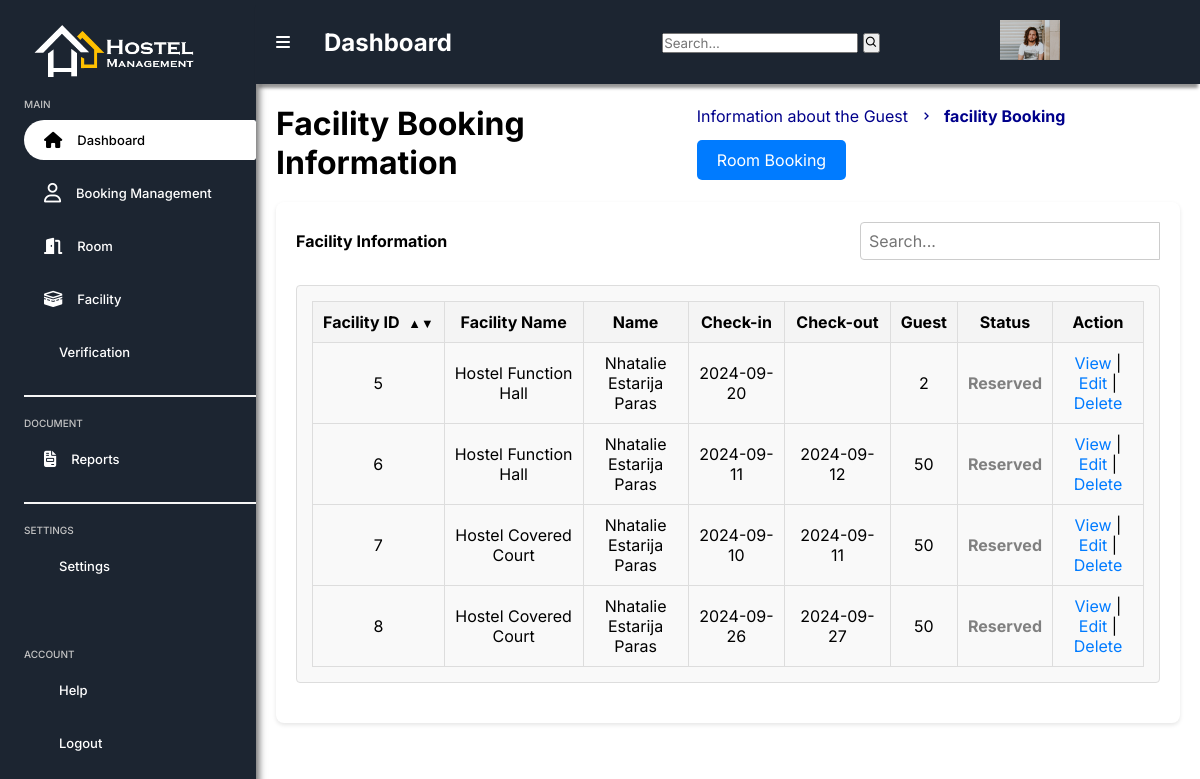
The app's page /facilitybooking.php with its own data.
### tables this page shows
CREATE TABLE `facility_reservation` (
  `facility_id` int(100) NOT NULL,
  `fullname` varchar(100) NOT NULL,
  `email` varchar(100) NOT NULL,
  `address` text NOT NULL,
  `phonenumber` text NOT NULL,
  `guest_category` text NOT NULL,
  `event` varchar(100) NOT NULL,
  `numguest` int(100) NOT NULL,
  `photo_facility` text NOT NULL,
  `facilityname` varchar(100) NOT NULL,
  `facility_type` varchar(100) NOT NULL,
  `checkin` date DEFAULT NULL,
  `checkout` date DEFAULT NULL,
  `status` varchar(100) NOT NULL
);

### facilitybooking.php (the view, shortened to what this page needs)
<?php
include 'php/connection.php';
?>
<!DOCTYPE html>
<html lang="en">
<?php include 'includes/head.php'; ?>
<body>
    <?php include 'includes/sidebar.php'; ?>
    <div id="main-content">
        <?php include 'includes/header.php'; ?>
        <main>
            <div class="four-box-container">
                <h1>Facility Booking Information</h1>
                <div class="breadcrumb">
                    <a href="#">Information about the Guest</a>
                    <i class='bx bx-chevron-right'></i>
                    <a class="active" href="#">facility Booking</a>
                    <a href="roombooking.php" id="refreshStats" class="btn btn-refresh">Room Booking</a>
                </div>
            </div>
            <div class="box-info-container">
                <div class="header-container" style="width: 100%; ">
                    <h4>Facility Information</h4>
                    <div class="search-bar">
                        <input type="text" id="searchInput" placeholder="Search..." onkeyup="searchTable()">
                    </div>
                </div>
                <div class="horizontal-box" style="width: 100%; margin-top: -15px;">
                    <table id="bookingTable">
                        <thead>
                            <tr>
                                <th>Facility ID <span class="sort-icon" onclick="sortTable(0)">&#x25B2;&#x25BC;</span>
                                </th>
                                <th style="text-align: center;">Facility Name</th>
                                <th style="text-align: center;">Name</th>
                                <th style="text-align: center;">Check-in</th>
                                <th style="text-align: center;">Check-out</th>
                                <th style="text-align: center;">Guest</th>
                                <th style="text-align: center;">Status</th>
                                <th style="text-align: center;">Action</th>
                            </tr>
                        </thead>
                        <tbody>
                            <?php
                            $sql = "SELECT facility_id, facilityname, fullname, checkin, checkout, numguest, status FROM facility_reservation";
                            $result = $conn->query($sql);
                            if ($result->num_rows > 0) {
                                while ($row = $result->fetch_assoc()) {
                                    echo "<tr>";
                                    echo "<td>" . htmlspecialchars($row['facility_id']) . "</td>";
                                    echo "<td>" . htmlspecialchars($row['facilityname']) . "</td>";
                                    echo "<td>" . htmlspecialchars($row['fullname']) . "</td>";
                                    echo "<td>" . htmlspecialchars($row['checkin']) . "</td>";
                                    echo "<td>" . htmlspecialchars($row['checkout']) . "</td>";
                                    echo "<td>" . htmlspecialchars($row['numguest']) . "</td>";
                                    echo "<td style=color:grey; ><strong>" . htmlspecialchars($row['status']) . "</strong></td>";
                                    echo "<td>
                                                    <a href='roombooking.php?id=" . htmlspecialchars($row['facility_id']) . "'>View</a> |
                                                    <a href='roombooking.php?id=" . htmlspecialchars($row['facility_id']) . "'>Edit</a> |
                                                    <a href='roombooking.php?id=" . htmlspecialchars($row['facility_id']) . "' onclick='return confirm(\"Are you sure you want to delete this booking?\")'>Delete</a>
                                                </td>";
                                    echo "</tr>";
                                }
                            } else {
                                echo "<tr><td colspan='8'>No bookings found</td></tr>";
                            }
                            ?>
                        </tbody>
                    </table>
                </div>
            </div>
        </main>
    </div>
</body>
</html>

### assets/css/sidebarr.css (style rules this page uses)
* { margin: 0; padding: 0; box-sizing: border-box; font-family: "Inter", sans-serif; }
body { background-color: #ffffff; }
.search-bar { position: relative; width: 300px; }
.search-bar input { width: 100%; padding: 10px; border: 1px solid #ccc; border-radius: 5px; }

### assets/css/style.css (style rules this page uses)
.four-box-container { display: flex; justify-content: space-between; gap: 20px; padding: 20px; }
.breadcrumb { display: flex; align-items: center; gap: 10px; flex-wrap: wrap; }
.breadcrumb a { text-decoration: none; color: #00008B; }
.breadcrumb a.active { font-weight: bold; }
.breadcrumb i { color: #00008B; }
table { font-family: arial, sans-serif; border-collapse: collapse; width: 100%; }
td, th { border: 1px solid #dddddd; text-align: center; padding: 8px; }
th { text-align: center; background-color: #dddddd; }
tr { text-align: center; }
#refreshStats { background-color: #007bff; color: white; border: none; padding: 10px 20px; cursor: pointer; border-radius: 5px; }
.horizontal-box { width: 100%; padding: 15px; background-color: #f9f9f9; border: 1px solid #ddd; border-radius: 4px; margin-bottom: 20px; }
.box-info-container { padding: 20px; background-color: #fff; border-radius: 8px; box-shadow: 0 2px 4px rgba(0,0,0,0.1); }
.header-container { display: flex; justify-content: space-between; align-items: center; margin-bottom: 20px; }
.header-container h4 { margin: 0; }
.search-bar { display: flex; align-items: center; }
.search-bar input[type="text"] { padding: 8px; font-size: 16px; border: 1px solid #ccc; border-radius: 4px 0 0 4px; outline: none; width: 200px; }
.horizontal-box { overflow-x: auto; }
#bookingTable { width: 100%; border-collapse: collapse; }
#bookingTable th, #bookingTable td { padding: 10px; border: 1px solid #ddd; text-align: center; }
#bookingTable th { background-color: #f4f4f4; }
#bookingTable td a { color: #007bff; text-decoration: none; }

### assets/css/style2.css (style rules this page uses)
.box-info-container { display: flex; justify-content: space-between; flex-wrap: wrap; gap: 20px; margin-left: 20px; margin-bottom: 20px; margin-right: 20px; }

### assets/css/image.css (style rules this page uses)
:root { --blue: #0071FF; --light-blue: #B6DBF6; --dark-blue: #005DD1; --grey: #f2f2f2; }

### includes/head.php (style rules this page uses)
.box-info-container { padding: 20px; background-color: #fff; border-radius: 8px; box-shadow: 0 2px 4px rgba(0, 0, 0, 0.1); }
.header-container { display: flex; justify-content: space-between; align-items: center; margin-bottom: 20px; }
.header-container h4 { margin: 0; }
.search-bar { display: flex; align-items: center; }
.search-bar input[type="text"] { padding: 8px; font-size: 16px; border: 1px solid #ccc; border-radius: 4px 0 0 4px; outline: none; width: 300px; }
.horizontal-box { overflow-x: auto; }
#bookingTable { width: 100%; border-collapse: collapse; }
#bookingTable th, #bookingTable td { padding: 10px; border: 1px solid #ddd; text-align: center; }
#bookingTable th { background-color: #f4f4f4; }
#bookingTable td a { color: #007bff; text-decoration: none; }
.sort-icon { cursor: pointer; user-select: none; padding-left: 5px; font-size: 0.8em; }
th { white-space: nowrap; }

### includes/header.php (style rules this page uses)
body { display: flex; margin: 0; padding: 0; }
#main-content { flex: 1; }

### records on screen
facility_reservation: facility_id "5", facilityname "Hostel Function Hall", fullname "Nhatalie Estarija Paras", checkin "2024-09-20", numguest "2", status "Reserved"
facility_reservation: facility_id "6", facilityname "Hostel Function Hall", fullname "Nhatalie Estarija Paras", checkin "2024-09-11", checkout "2024-09-12", numguest "50", status "Reserved"
facility_reservation: facility_id "7", facilityname "Hostel Covered Court", fullname "Nhatalie Estarija Paras", checkin "2024-09-10", checkout "2024-09-11", numguest "50", status "Reserved"
facility_reservation: facility_id "8", facilityname "Hostel Covered Court", fullname "Nhatalie Estarija Paras", checkin "2024-09-26", checkout "2024-09-27", numguest "50", status "Reserved"
